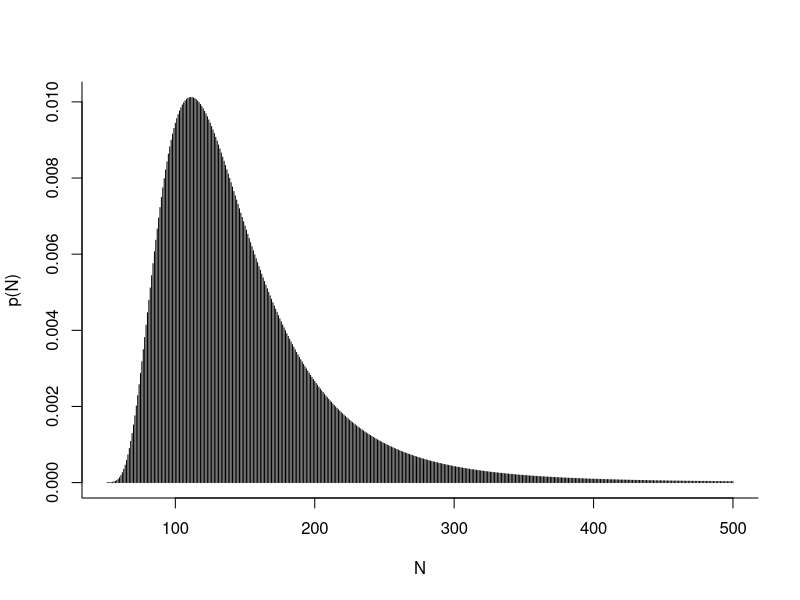

Write the R code that produced this figure.
# Exercise 3.9
rm(list = ls())
upLimN <- 500
n <- 50
N <- (n+1):upLimN
a <- 5
b <- 10
logPN <- lfactorial(N-1) - log(N) - lfactorial(N-n) + lgamma(N - n + b) - lgamma(N + a + b)
PN1 <- exp(logPN)
sumPN <- sum(PN1)
PN <- PN1/sumPN
plot(N, PN, type = "h", ylab = "p(N)", bty = "l")